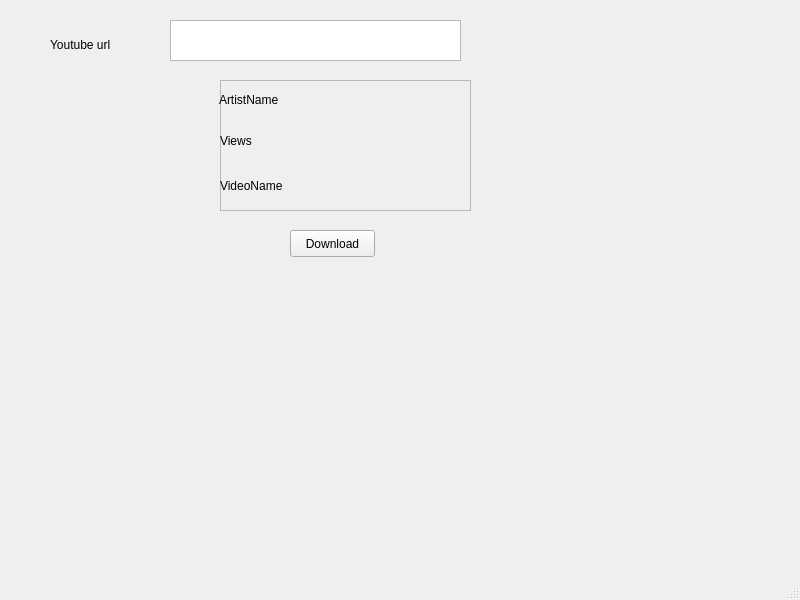
<?xml version="1.0" encoding="UTF-8"?>
<ui version="4.0">
 <class>MainWindow</class>
 <widget class="QMainWindow" name="MainWindow">
  <property name="geometry">
   <rect>
    <x>0</x>
    <y>0</y>
    <width>800</width>
    <height>600</height>
   </rect>
  </property>
  <property name="windowTitle">
   <string>Youtube Downloader</string>
  </property>
  <property name="windowIcon">
   <iconset>
    <normaloff>../Downloads/Graphics-Vibe-Neon-Glow-Social-Youtube.ico</normaloff>../Downloads/Graphics-Vibe-Neon-Glow-Social-Youtube.ico</iconset>
  </property>
  <widget class="QWidget" name="centralwidget">
   <widget class="QLabel" name="label">
    <property name="geometry">
     <rect>
      <x>50</x>
      <y>35</y>
      <width>91</width>
      <height>20</height>
     </rect>
    </property>
    <property name="text">
     <string>Youtube url</string>
    </property>
   </widget>
   <widget class="QTextEdit" name="youtubeurl">
    <property name="geometry">
     <rect>
      <x>170</x>
      <y>20</y>
      <width>291</width>
      <height>41</height>
     </rect>
    </property>
   </widget>
   <widget class="QPushButton" name="pushButton">
    <property name="geometry">
     <rect>
      <x>290</x>
      <y>230</y>
      <width>85</width>
      <height>27</height>
     </rect>
    </property>
    <property name="text">
     <string>Download</string>
    </property>
   </widget>
   <widget class="QFrame" name="frame">
    <property name="geometry">
     <rect>
      <x>220</x>
      <y>80</y>
      <width>251</width>
      <height>131</height>
     </rect>
    </property>
    <property name="frameShape">
     <enum>QFrame::StyledPanel</enum>
    </property>
    <property name="frameShadow">
     <enum>QFrame::Raised</enum>
    </property>
    <widget class="QWidget" name="horizontalLayoutWidget_2">
     <property name="geometry">
      <rect>
       <x>0</x>
       <y>40</y>
       <width>251</width>
       <height>41</height>
      </rect>
     </property>
     <layout class="QHBoxLayout" name="horizontalLayout_2">
      <item>
       <widget class="QLabel" name="lblViews">
        <property name="text">
         <string>Views</string>
        </property>
       </widget>
      </item>
      <item>
       <widget class="QLabel" name="labelViews">
        <property name="text">
         <string/>
        </property>
       </widget>
      </item>
     </layout>
    </widget>
    <widget class="QWidget" name="horizontalLayoutWidget_3">
     <property name="geometry">
      <rect>
       <x>0</x>
       <y>80</y>
       <width>251</width>
       <height>51</height>
      </rect>
     </property>
     <layout class="QHBoxLayout" name="horizontalLayout_6">
      <item>
       <widget class="QLabel" name="lblVideoName">
        <property name="text">
         <string>VideoName</string>
        </property>
       </widget>
      </item>
      <item>
       <widget class="QLabel" name="LabelName">
        <property name="text">
         <string/>
        </property>
       </widget>
      </item>
     </layout>
    </widget>
   </widget>
   <widget class="QWidget" name="horizontalLayoutWidget">
    <property name="geometry">
     <rect>
      <x>219</x>
      <y>79</y>
      <width>251</width>
      <height>41</height>
     </rect>
    </property>
    <layout class="QHBoxLayout" name="horizontalLayout">
     <item>
      <widget class="QLabel" name="lblArtistname">
       <property name="text">
        <string>ArtistName</string>
       </property>
      </widget>
     </item>
     <item>
      <widget class="QLabel" name="labelArtist">
       <property name="text">
        <string/>
       </property>
      </widget>
     </item>
    </layout>
   </widget>
  </widget>
  <widget class="QMenuBar" name="menubar">
   <property name="geometry">
    <rect>
     <x>0</x>
     <y>0</y>
     <width>800</width>
     <height>23</height>
    </rect>
   </property>
  </widget>
  <widget class="QStatusBar" name="statusbar"/>
 </widget>
 <resources/>
 <connections/>
</ui>
